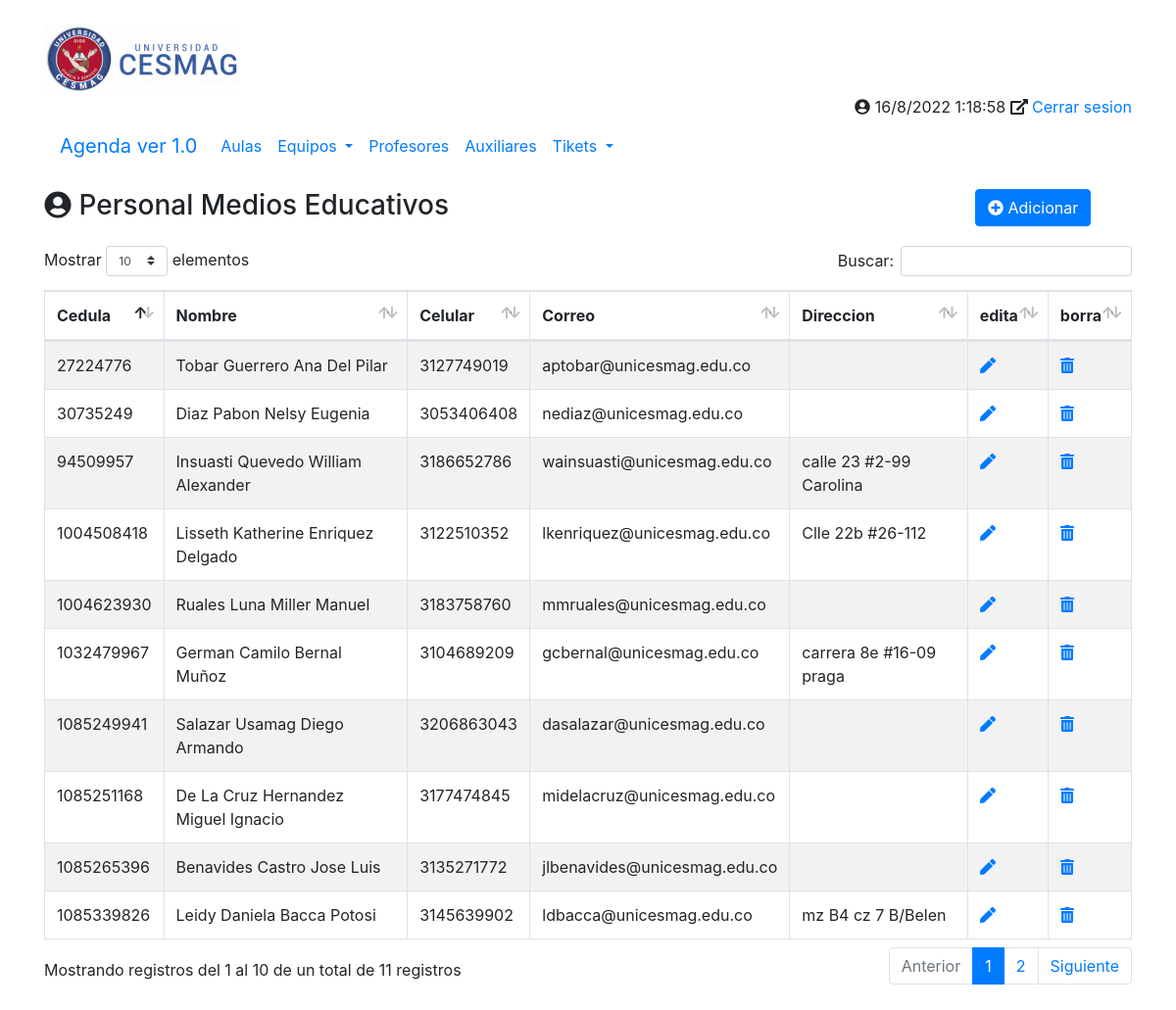
The app's page /principal.php?opcion=auxiliares with its own data.
### tables this page shows
CREATE TABLE `tbl_auxiliares` (
  `cedula` varchar(100) NOT NULL,
  `nombre` varchar(100) NOT NULL,
  `celular` varchar(100) DEFAULT NULL,
  `correo` varchar(100) DEFAULT NULL,
  `direcion` varchar(100) DEFAULT NULL
);

### php/auxiliares/auxiliares.php (the view, shortened to what this page needs)
<div class="row my-3">
	<div class="col-10">
		<h3><i class="fa fa-user-circle"></i> Personal Medios Educativos</h3>
	</div>
	<div class="col-2">
		<a href="./principal.php?opcion=auxiliar-nuevo&accion=ADICIONAR&cedula=0" class="btn btn-primary" title="Crear un nuevo Contacto">
			<i class="fas fa-plus-circle"></i>
			Adicionar
		</a>
	</div>
</div>
<div class="row my-3">
	<div class="col-12">
			<table id="miTabla"  class="table table-striped table-bordered table-hover">
			<thead>
					<tr>
						<th>Cedula</th>
						<th>Nombre</th>
						<th>Celular</th>
						<th>Correo</th>
						<th>Direccion</th>
						<th>edita</th>
						<th>borra</th>
					</tr>
			</thead>
			<tbody>
						<?php
							$conexion = conectarBD();
							$sSQL = "SELECT * FROM tbl_auxiliares";
							$datos = $conexion->query($sSQL);
							foreach ($datos as $fila):
									?>
										<tr>
											<td><?php echo $fila['cedula'];         ?></td>
											<td><?php echo $fila['nombre'];     ?></td>
											<td><?php echo $fila['celular'];  ?></td>
											<td><?php echo $fila['correo'];   ?></td>
											<td><?php echo $fila['direcion'];     ?></td>
											<?php
												echo'<td><a href="./principal.php?opcion=contactos_form&accion=EDITAR&id='.$fila	['cedula'].'" title="Editar el Contacto"><i class="fas fa-pen"></i></a></td>
												<td><a href="./principal.php?opcion=contactos_form&accion=ELIMINAR&id='.$fila	['cedula'].'" title="Borrar el Contacto"><i class="fas fa-trash-alt"></i></a></td>';
											?>
										</tr>
									<?php
							endforeach;
						?>
			</tbody>
		</table>
	</div>
</div>

### principal.php (shortened to what this page needs)
<?php
  $opcion = (!isset($_GET['opcion']) ) ? 'inicio' : $_GET['opcion'];
 ?>
<!DOCTYPE html>
<html lang="es">
  <head>
    <link rel="stylesheet" href="lib/bootstrap/css/bootstrap.min.css">
    <link rel="stylesheet" href="lib/datatable/css/bootstrap.css">
    <link rel="stylesheet" href="lib/datatable/css/dataTables.bootstrap4.min.css">
  </head>
  <body>
    <div class="container my-4">
        <?php include_once("inc/encabezado.inc");?>
        <?php include_once("inc/Menu_Principal.inc");?>
        <section class="cuerpo">
          <?php
          switch ($opcion) {
            case 'auxiliares':
              include_once("php/auxiliares/auxiliares.php");
              break;
          }
           ?>
        </section>
     </div>
  </body>
</html>

### inc/encabezado.inc (shortened to what this page needs)
<header>
    <div class="row">
        <div class="col-4">
            <img src="img/Escudo.png" alt="Logo de la Agenda" class="img-fluid">
        </div>
    </div>
    <div class="row">
        <div class="col-12 text-right">
           <span>
           <i class="fa fa-user-circle"></i>
           </span>
           <span>
           <i class="fas fa-external-link-alt"></i>
             <a href="" class="">Cerrar sesion</a>
           </span>
        </div>
    </div>
</header>

### inc/Menu_Principal.inc (shortened to what this page needs)
<nav class="navbar navbar-expand-lg nadvar-light bg-ligth">
    <a href="" class="navbar-brand">Agenda ver 1.0</a>
    <ul class="navbar-nav">
     <li class="nav-item dropdown">
        <a href="principal.php?opcion=aulas" class="nav-link"> Aulas </a>
     </li>
     <li class="nav-item dropdown">
        <a href="principal.php?opcion=equipos" class="nav-link dropdown-toggle" data-toggle="dropdown"> Equipos </a>
    </li>
      <li class="nav-item dropdown">
          <a href="principal.php?opcion=profesores" class="nav-link"> Profesores </a>
      </li>
      <li class="nav-item dropdown">
          <a href="principal.php?opcion=auxiliares" class="nav-link"> Auxiliares </a>
      </li>
      <li class="nav-item dropdown">
          <a href="principal.php?opcion=tikets" class="nav-link dropdown-toggle" data-toggle="dropdown"> Tikets </a>
      </li>
    </ul>
</nav>

### records on screen
tbl_auxiliares: cedula "1085265396", nombre "Benavides Castro Jose Luis", celular "3135271772", correo "jlbenavides@unicesmag.edu.co"
tbl_auxiliares: cedula "1085251168", nombre "De La Cruz Hernandez Miguel Ignacio", celular "3177474845", correo "midelacruz@unicesmag.edu.co"
tbl_auxiliares: cedula "30735249", nombre "Diaz Pabon Nelsy Eugenia", celular "3053406408", correo "nediaz@unicesmag.edu.co"
tbl_auxiliares: cedula "1032479967", nombre "German Camilo Bernal Muñoz", celular "3104689209", correo "gcbernal@unicesmag.edu.co", direcion "carrera 8e #16-09 praga"
tbl_auxiliares: cedula "94509957", nombre "Insuasti Quevedo William Alexander", celular "3186652786", correo "wainsuasti@unicesmag.edu.co", direcion "calle 23 #2-99 Carolina"
tbl_auxiliares: cedula "1085339826", nombre "Leidy Daniela Bacca Potosi", celular "3145639902", correo "ldbacca@unicesmag.edu.co", direcion "mz B4 cz 7 B/Belen"
tbl_auxiliares: cedula "1004508418", nombre "Lisseth Katherine Enriquez Delgado", celular "3122510352", correo "lkenriquez@unicesmag.edu.co", direcion "Clle 22b #26-112"
tbl_auxiliares: cedula "1004623930", nombre "Ruales Luna Miller Manuel", celular "3183758760", correo "mmruales@unicesmag.edu.co"
tbl_auxiliares: cedula "1085249941", nombre "Salazar Usamag Diego Armando", celular "3206863043", correo "dasalazar@unicesmag.edu.co"
tbl_auxiliares: cedula "27224776", nombre "Tobar Guerrero Ana Del Pilar", celular "3127749019", correo "aptobar@unicesmag.edu.co"
